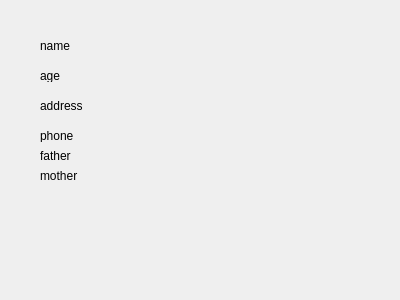
<?xml version="1.0" encoding="UTF-8"?>
<ui version="4.0">
 <class>NewPeople</class>
 <widget class="QDialog" name="NewPeople">
  <property name="geometry">
   <rect>
    <x>0</x>
    <y>0</y>
    <width>400</width>
    <height>300</height>
   </rect>
  </property>
  <property name="windowTitle">
   <string>Dialog</string>
  </property>
  <widget class="QLabel" name="label_name">
   <property name="geometry">
    <rect>
     <x>40</x>
     <y>40</y>
     <width>54</width>
     <height>12</height>
    </rect>
   </property>
   <property name="text">
    <string>name</string>
   </property>
  </widget>
  <widget class="QLabel" name="label_age">
   <property name="geometry">
    <rect>
     <x>40</x>
     <y>70</y>
     <width>54</width>
     <height>12</height>
    </rect>
   </property>
   <property name="text">
    <string>age</string>
   </property>
  </widget>
  <widget class="QLabel" name="label_address">
   <property name="geometry">
    <rect>
     <x>40</x>
     <y>100</y>
     <width>54</width>
     <height>12</height>
    </rect>
   </property>
   <property name="text">
    <string>address</string>
   </property>
  </widget>
  <widget class="QLabel" name="label_phone">
   <property name="geometry">
    <rect>
     <x>40</x>
     <y>130</y>
     <width>54</width>
     <height>12</height>
    </rect>
   </property>
   <property name="text">
    <string>phone</string>
   </property>
  </widget>
  <widget class="QLabel" name="label_father">
   <property name="geometry">
    <rect>
     <x>40</x>
     <y>150</y>
     <width>54</width>
     <height>12</height>
    </rect>
   </property>
   <property name="text">
    <string>father</string>
   </property>
  </widget>
  <widget class="QLabel" name="label_mother">
   <property name="geometry">
    <rect>
     <x>40</x>
     <y>170</y>
     <width>54</width>
     <height>12</height>
    </rect>
   </property>
   <property name="text">
    <string>mother</string>
   </property>
  </widget>
 </widget>
 <resources/>
 <connections/>
</ui>
